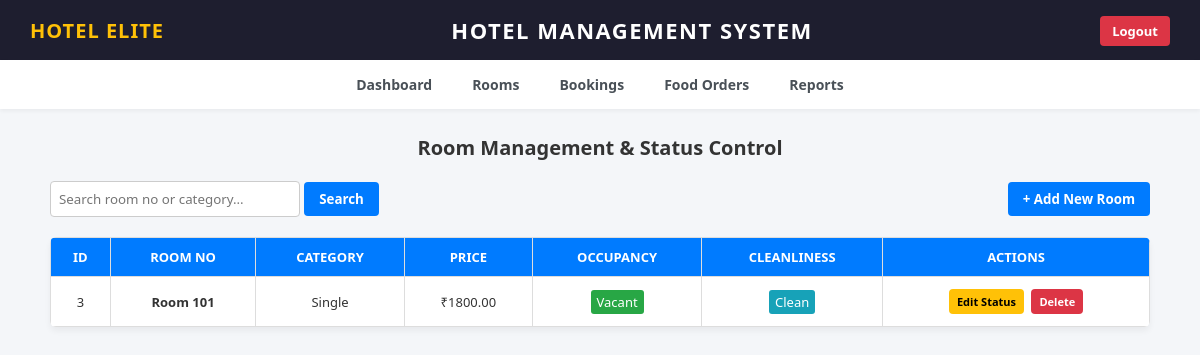
Page /room_management.php (signed in) on the committed database.
### tables this page shows
CREATE TABLE `rooms` (
  `room_id` int(11) NOT NULL,
  `room_no` varchar(20) NOT NULL,
  `category` varchar(50) NOT NULL,
  `price` decimal(10,2) NOT NULL,
  `occupancy_status` varchar(20) DEFAULT 'Vacant',
  `cleanliness_status` varchar(20) DEFAULT 'Clean'
);

### room_management.php (the view, shortened to what this page needs)
<?php
include('db.php');
$search = "";
if (isset($_GET['search']))
	{
    $search = mysqli_real_escape_string($conn, $_GET['search']);
    $query = "SELECT * FROM rooms WHERE room_no LIKE '%$search%' OR category LIKE '%$search%' ORDER BY room_id DESC";
}
 else
	 {
    $query = "SELECT * FROM rooms ORDER BY room_id DESC";
}
$result = $conn->query($query);
include('header.php');
?>
<div class="page-container">
    <h2 class="page-title">Room Management & Status Control</h2>
    <div class="action-bar">
        <form method="GET" class="search-form">
            <input type="text" name="search" placeholder="Search room no or category..." value="<?php echo htmlspecialchars($search); ?>">
            <button type="submit">Search</button>
        </form>
        <button class="btn-open-modal" onclick="openAddModal()">+ Add New Room</button>
    </div>
    <table class="data-table">
        <tr>
            <th>ID</th>
            <th>Room No</th>
            <th>Category</th>
            <th>Price</th>
            <th>Occupancy</th>
            <th>Cleanliness</th>
            <th>Actions</th>
        </tr>
        <?php
        if ($result && $result->num_rows > 0)
			{
            while ($row = $result->fetch_assoc())
			{
                $occ_badge = ($row['occupancy_status'] == 'Vacant') ? 'badge-vacant' : 'badge-occupied';
                $clean_badge = ($row['cleanliness_status'] == 'Clean') ? 'badge-clean' : 'badge-dirty';
                echo "<tr>
                        <td>{$row['room_id']}</td>
                        <td><b>Room {$row['room_no']}</b></td>
                        <td>{$row['category']}</td>
                        <td>₹{$row['price']}</td>
                       <td><span class='{$occ_badge}'>{$row['occupancy_status']}</span></td>
                        <td><span class='{$clean_badge}'>{$row['cleanliness_status']}</span></td>
                        <td>
                            <button class='btn btn-edit' onclick='openEditModal({$row['room_id']}, \"{$row['room_no']}\", \"{$row['category']}\", {$row['price']}, \"{$row['occupancy_status']}\", \"{$row['cleanliness_status']}\")'>Edit Status</button>
                            <a href='room_management.php?action=delete&id={$row['room_id']}' class='btn btn-delete' onclick='return confirm(\"Delete this room?\")'>Delete</a>
                        </td>
                      </tr>";
            }
        }
		else
			{
            echo "<tr><td colspan='7'>No rooms found.</td></tr>";
        }
        ?>
    </table>
</div>
<?php include('footer.php'); ?>

### header.php (style rules this page uses)
* { box-sizing: border-box; margin: 0; padding: 0; font-family: 'Segoe UI', Tahoma, Geneva, Verdana, sans-serif; }
body { background-color: #f4f6f9; color: #333; }

### room_management.php (style rules this page uses)
.page-container { max-width: 1100px; margin: 0 auto; text-align: center; }
.page-title { color: #333; margin-bottom: 20px; font-size: 20px; font-weight: bold; }
.action-bar { display: flex; justify-content: space-between; margin-bottom: 20px; align-items: center; flex-wrap: wrap; gap: 10px; }
.search-form input { padding: 8px; width: 250px; border: 1px solid #ccc; border-radius: 4px; }
.search-form button, .btn-open-modal { padding: 8px 15px; background: #007bff; color: white; border: none; border-radius: 4px; cursor: pointer; font-weight: bold; }
.data-table { width: 100%; border-collapse: collapse; background: #fff; box-shadow: 0 4px 6px rgba(0,0,0,0.05); border-radius: 6px; overflow: hidden; text-align: center; }
.data-table th, .data-table td { padding: 10px; border: 1px solid #ddd; font-size: 13px; }
.data-table th { background-color: #007bff; color: white; text-transform: uppercase; }
.btn { padding: 5px 8px; text-decoration: none; border-radius: 4px; color: white; font-size: 11px; font-weight: bold; display: inline-block; margin: 2px; border: none; cursor: pointer; }
.btn-edit { background-color: #ffc107; color: #000; }
.btn-delete { background-color: #dc3545; }
.badge-vacant { background: #28a745; color: white; padding: 3px 6px; border-radius: 3px; }
.badge-clean { background: #17a2b8; color: white; padding: 3px 6px; border-radius: 3px; }

### rows in the picture
rooms: room_id "3", room_no "101", category "Single", price "1800.00", occupancy_status "Vacant", cleanliness_status "Clean"
